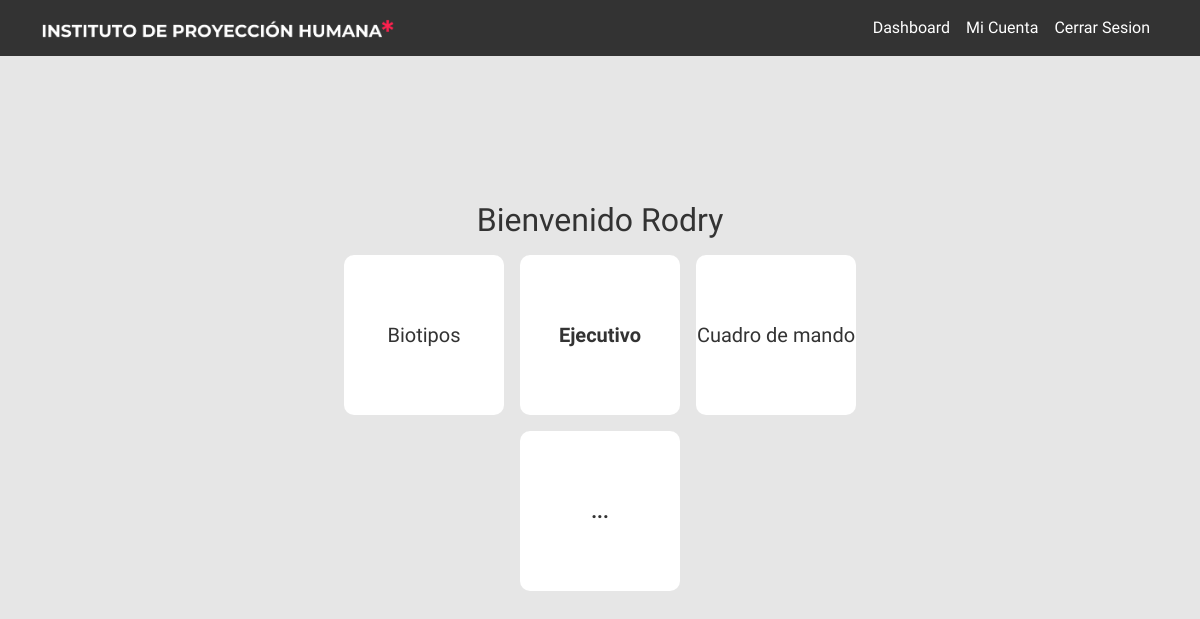
The page /dashboard (signed in) on the database as committed earlier.
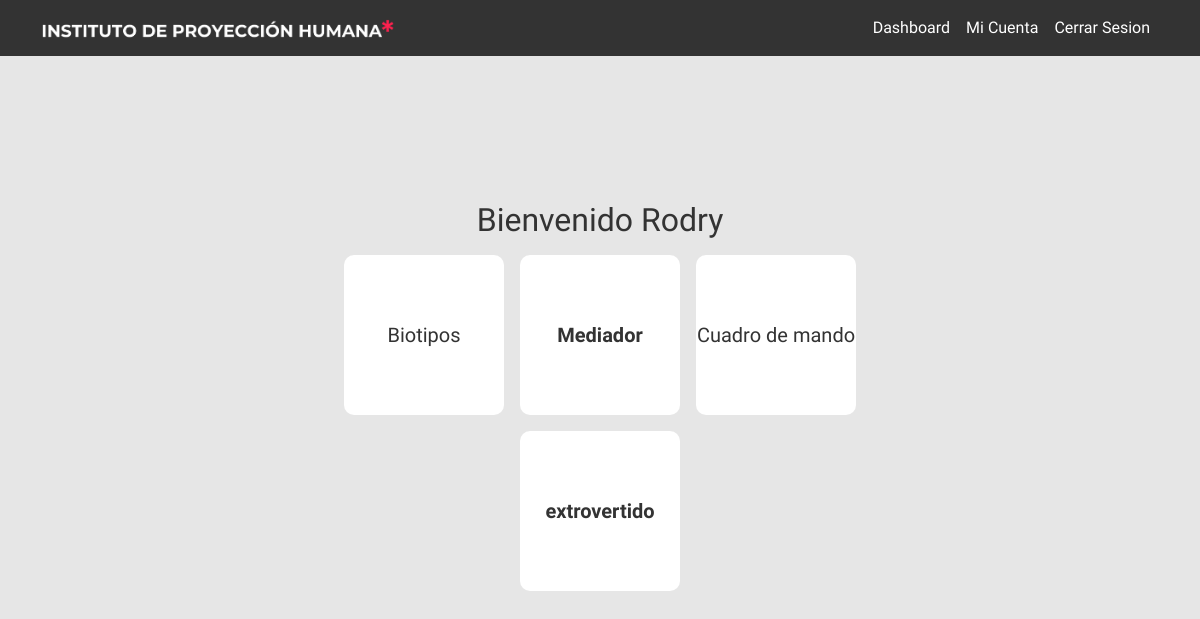
The same page on the database as committed later.
### models.py (models this page shows, shortened)
class User(db.Model):
    __tablename__ = 'users'
    id = db.Column(db.Integer, primary_key=True)
    username = db.Column(db.String(50), unique=True, nullable=False)
    password_hash = db.Column(db.String(200), nullable=False)

class Result(db.Model):
    __tablename__ = 'results'
    result_id = db.Column(db.Integer, primary_key=True)
    user_id = db.Column(db.Integer, db.ForeignKey('users.id'), nullable=False)
    biotype = db.Column(db.String(50))
    total_score = db.Column(db.Integer)
    date = db.Column(db.DateTime, default=db.func.current_timestamp())

class UserStateHistory(db.Model):
    __tablename__ = 'user_state_history'
    id = db.Column(db.Integer, primary_key=True)
    user_id = db.Column(db.Integer, db.ForeignKey('users.id'), nullable=False)
    estado = db.Column(db.String(20), nullable=False)
    date = db.Column(db.DateTime, default=db.func.current_timestamp())

### app.py (the view)
@app.route("/dashboard")
def dashboard():
    if "username" in session:
            biotipoId = User.query.filter_by(username=session["username"]).first()
            biotipo = Result.query.filter_by(user_id=biotipoId.id).first()
            estado = UserStateHistory.query.filter_by(user_id=biotipoId.id).first()
            if biotipo is None and estado is None:
                return render_template("dashboard.html", user_name=session["username"], biotipo="...", estado="...")
            elif biotipo is None:
                return render_template("dashboard.html", user_name=session["username"], biotipo="...", estado=estado.estado)
            elif estado is None:
                return render_template("dashboard.html", user_name=session["username"], biotipo=biotipo.biotype, estado="...")
            else:
                return render_template("dashboard.html", user_name=session["username"], biotipo=biotipo.biotype, estado=estado.estado)
    else:
        return redirect(url_for('login'))

### app.py (called while the page is built)
@app.after_request
def after_request(response):
    response.headers["Cache-Control"] = "no-cache, no-store, must-revalidate"
    response.headers["Expires"] = 0
    response.headers["Pragma"] = "no-cache"
    return response

### templates/dashboard.html (shortened to what this page needs)
{% extends "layout.html" %}
{% block css %}
    <link rel="stylesheet" href="/static/css/custom-style.css">
    <link rel="stylesheet" href="/static/css/dashboard-style.css">
{% endblock %}
{% block main %}
    {% if session %}
        <div class="container-card">
            <h2 class="transition-up">Bienvenido {{ user_name }}</h2>
            <div class="cards transition-up d-flex flex-wrap flex-md-nowrap justify-content-center">
                <a href="/biotypes" class="m-2 card-effect">
                    Biotipos
                </a>
                <a class="m-2 card-effect">
                    <b>{{ biotipo }}</b>
                </a>
                <a href="/analysis" class="m-2 card-effect">Cuadro de mando</a>
            </div>
            <div class="cards transition-up d-flex">
                <a class="m-2 card-effect">
                    <b>{{ estado }}</b>
                </a>
            </div>
        </div>
    {% endif %}
{% endblock%}

### templates/layout.html (shortened to what this page needs)
<!DOCTYPE html>
<html lang="en">
    <head>
        <link rel="stylesheet" href="https://cdn.jsdelivr.net/npm/bootstrap-icons@1.11.3/font/bootstrap-icons.min.css">
        <link href="https://cdn.jsdelivr.net/npm/bootstrap@5.3.2/dist/css/bootstrap.min.css" rel="stylesheet">
        {% block css %}{% endblock %}
        <link rel="stylesheet" href="static/css/styles.css">
    </head>
    <body>
        <div class="navbar navbar-expand-lg">
            <div class="container">
                <a href="/" class="navbar-brand fw-bold" id="logo"><img src="{{ url_for('static', filename='images/LOGOmain.png') }}" alt="Logo"></a>
                <div class="collapse navbar-collapse" id="navbarNavDropdown">
                    <ul class="navbar-nav ms-auto">
                        {% if session['username'] %}
                            <li class="nav-item">
                                <a href="/dashboard" class="nav-link">Dashboard</a>
                            </li>
                            <li class="nav-item">
                                <a href="#" class="nav-link">Mi Cuenta</a>
                            </li>
                            <li class="nav-item">
                                <a href="/logout" class="nav-link">Cerrar Sesion</a>
                            </li>
                        {% endif %}
                    </ul>
                </div>
            </div>
        </div>
        {% block main %} {% endblock %}
    </body>
</html>

### static/css/custom-style.css (style rules this page uses)
html, body { margin: 0; padding: 0; background-color: #e6e6e6; }
.transition-up { animation: load-up .3s; }
h2 { color: #333333; }
.container-card { display: flex; flex-direction: column; justify-content: center; align-items: center; height: 100vh; }

### static/css/dashboard-style.css (style rules this page uses)
.cards a { width: 10rem; height: 10rem; display: flex; flex-wrap: wrap; gap: 15px; ; justify-content: center; align-items: center; text-decoration: none; text-align: center; background-color: white; border-radius: 10px; font-size: 20px; font-weight: 400; color: #333333; transition: all .2s; }

### static/css/styles.css (style rules this page uses)
* { font-family: "Host Grotesk", sans-serif; font-optical-sizing: auto; font-weight: 300; font-style: normal; }
.navbar { background-color: #333333; position: absolute; width: 100%; }
.container img { width: 22rem; }
.nav-link { color: white }

Rows that differ between the two databases and show on the page:
changed Result: biotype "Ejecutivo" → "Mediador"
added UserStateHistory: estado "extrovertido"
Other text that changed with them:
{{ estado }}: "..." → (not shown)
